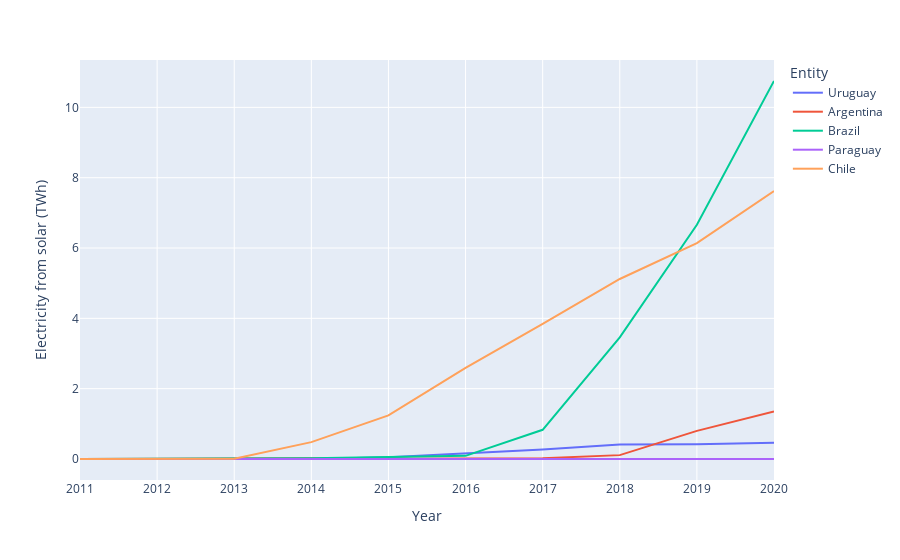

The code cell stored with this chart in its notebook:
### Code cell
#
# Comparativa entre paises, con plotly ... 
#

px.line(df, x="Year", y = solar, color= "Entity").show()

### Figure 1 — Plotly figure (JSON) as saved in the notebook; plotly's stock layout.template omitted (floating-point values rounded to 4 significant figures)
{"data": [{"hovertemplate": "Entity=Uruguay<br>Year=%{x}<br>Electricity from solar (TWh)=%{y}<extra></extra>", "legendgroup": "Uruguay", "line": {"color": "#636efa", "dash": "solid"}, "marker": {"symbol": "circle"}, "mode": "lines", "name": "Uruguay", "orientation": "v", "showlegend": true, "type": "scatter", "x": [2011, 2012, 2013, 2014, 2015, 2016, 2017, 2018, 2019, 2020], "xaxis": "x", "y": [0, 0, 0, 0, 0.05, 0.15, 0.27, 0.41, 0.42, 0.46], "yaxis": "y"}, {"hovertemplate": "Entity=Argentina<br>Year=%{x}<br>Electricity from solar (TWh)=%{y}<extra></extra>", "legendgroup": "Argentina", "line": {"color": "#EF553B", "dash": "solid"}, "marker": {"symbol": "circle"}, "mode": "lines", "name": "Argentina", "orientation": "v", "showlegend": true, "type": "scatter", "x": [2011, 2012, 2013, 2014, 2015, 2016, 2017, 2018, 2019, 2020], "xaxis": "x", "y": [0, 0.01, 0.01, 0.02, 0.01, 0.01, 0.02, 0.11, 0.8, 1.35], "yaxis": "y"}, {"hovertemplate": "Entity=Brazil<br>Year=%{x}<br>Electricity from solar (TWh)=%{y}<extra></extra>", "legendgroup": "Brazil", "line": {"color": "#00cc96", "dash": "solid"}, "marker": {"symbol": "circle"}, "mode": "lines", "name": "Brazil", "orientation": "v", "showlegend": true, "type": "scatter", "x": [2011, 2012, 2013, 2014, 2015, 2016, 2017, 2018, 2019, 2020], "xaxis": "x", "y": [0, 0.01, 0, 0.02, 0.06, 0.09, 0.83, 3.46, 6.66, 10.75], "yaxis": "y"}, {"hovertemplate": "Entity=Paraguay<br>Year=%{x}<br>Electricity from solar (TWh)=%{y}<extra></extra>", "legendgroup": "Paraguay", "line": {"color": "#ab63fa", "dash": "solid"}, "marker": {"symbol": "circle"}, "mode": "lines", "name": "Paraguay", "orientation": "v", "showlegend": true, "type": "scatter", "x": [2011, 2012, 2013, 2014, 2015, 2016, 2017, 2018, 2019, 2020], "xaxis": "x", "y": [0, 0, 0, 0, 0, 0, 0, 0, 0, 0], "yaxis": "y"}, {"hovertemplate": "Entity=Chile<br>Year=%{x}<br>Electricity from solar (TWh)=%{y}<extra></extra>", "legendgroup": "Chile", "line": {"color": "#FFA15A", "dash": "solid"}, "marker": {"symbol": "circle"}, "mode": "lines", "name": "Chile", "orientation": "v", "showlegend": true, "type": "scatter", "x": [2011, 2012, 2013, 2014, 2015, 2016, 2017, 2018, 2019, 2020], "xaxis": "x", "y": [0, 0, 0.01, 0.48, 1.24, 2.59, 3.84, 5.12, 6.14, 7.62], "yaxis": "y"}], "layout": {"legend": {"title": {"text": "Entity"}, "tracegroupgap": 0}, "margin": {"t": 60}, "xaxis": {"anchor": "y", "domain": [0, 1], "title": {"text": "Year"}}, "yaxis": {"anchor": "x", "domain": [0, 1], "title": {"text": "Electricity from solar (TWh)"}}}}
